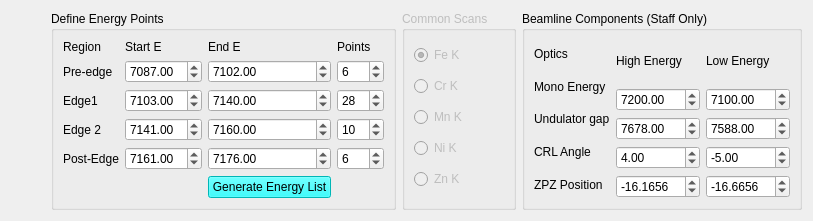
          <widget class="QWidget" name="tab">
           <attribute name="title">
            <string>XANES</string>
           </attribute>
           <layout class="QGridLayout" name="gridLayout_17">
            <item row="0" column="3">
             <widget class="QGroupBox" name="groupBox_18">
              <property name="title">
               <string>Beamline Components (Staff Only)</string>
              </property>
              <layout class="QGridLayout" name="gridLayout_43">
               <item row="0" column="0">
                <layout class="QVBoxLayout" name="verticalLayout_4">
                 <item>
                  <widget class="QLabel" name="label_61">
                   <property name="text">
                    <string>Optics</string>
                   </property>
                  </widget>
                 </item>
                 <item>
                  <widget class="QLabel" name="label_25">
                   <property name="text">
                    <string>Mono Energy</string>
                   </property>
                  </widget>
                 </item>
                 <item>
                  <widget class="QLabel" name="label_26">
                   <property name="text">
                    <string>Undulator gap</string>
                   </property>
                  </widget>
                 </item>
                 <item>
                  <widget class="QLabel" name="label_27">
                   <property name="text">
                    <string>CRL Angle</string>
                   </property>
                  </widget>
                 </item>
                 <item>
                  <widget class="QLabel" name="label_28">
                   <property name="text">
                    <string>ZPZ Position</string>
                   </property>
                  </widget>
                 </item>
                </layout>
               </item>
               <item row="0" column="1">
                <layout class="QVBoxLayout" name="verticalLayout_3">
                 <item>
                  <widget class="QLabel" name="label_24">
                   <property name="text">
                    <string>High Energy</string>
                   </property>
                  </widget>
                 </item>
                 <item>
                  <widget class="QDoubleSpinBox" name="dsb_monoe_h">
                   <property name="minimum">
                    <double>4000.000000000000000</double>
                   </property>
                   <property name="maximum">
                    <double>200000.000000000000000</double>
                   </property>
                   <property name="singleStep">
                    <double>100.000000000000000</double>
                   </property>
                   <property name="value">
                    <double>7200.000000000000000</double>
                   </property>
                  </widget>
                 </item>
                 <item>
                  <widget class="QDoubleSpinBox" name="dsb_ugap_h">
                   <property name="minimum">
                    <double>4000.000000000000000</double>
                   </property>
                   <property name="maximum">
                    <double>12000.000000000000000</double>
                   </property>
                   <property name="singleStep">
                    <double>10.000000000000000</double>
                   </property>
                   <property name="value">
                    <double>7678.000000000000000</double>
                   </property>
                  </widget>
                 </item>
                 <item>
                  <widget class="QDoubleSpinBox" name="dsb_crl_h">
                   <property name="minimum">
                    <double>-15.000000000000000</double>
                   </property>
                   <property name="maximum">
                    <double>15.000000000000000</double>
                   </property>
                   <property name="value">
                    <double>4.000000000000000</double>
                   </property>
                  </widget>
                 </item>
                 <item>
                  <widget class="QDoubleSpinBox" name="dsb_zpz_h">
                   <property name="decimals">
                    <number>4</number>
                   </property>
                   <property name="minimum">
                    <double>-100.000000000000000</double>
                   </property>
                   <property name="maximum">
                    <double>100.000000000000000</double>
                   </property>
                   <property name="singleStep">
                    <double>10.000000000000000</double>
                   </property>
                   <property name="value">
                    <double>-16.165600000000001</double>
                   </property>
                  </widget>
                 </item>
                </layout>
               </item>
               <item row="0" column="2">
                <layout class="QVBoxLayout" name="verticalLayout_2">
                 <item>
                  <widget class="QLabel" name="label_23">
                   <property name="text">
                    <string>Low Energy</string>
                   </property>
                  </widget>
                 </item>
                 <item>
                  <widget class="QDoubleSpinBox" name="dsb_monoe_l">
                   <property name="minimum">
                    <double>4000.000000000000000</double>
                   </property>
                   <property name="maximum">
                    <double>200000.000000000000000</double>
                   </property>
                   <property name="singleStep">
                    <double>100.000000000000000</double>
                   </property>
                   <property name="value">
                    <double>7100.000000000000000</double>
                   </property>
                  </widget>
                 </item>
                 <item>
                  <widget class="QDoubleSpinBox" name="dsb_ugap_l">
                   <property name="minimum">
                    <double>4000.000000000000000</double>
                   </property>
                   <property name="maximum">
                    <double>12000.000000000000000</double>
                   </property>
                   <property name="singleStep">
                    <double>10.000000000000000</double>
                   </property>
                   <property name="value">
                    <double>7588.000000000000000</double>
                   </property>
                  </widget>
                 </item>
                 <item>
                  <widget class="QDoubleSpinBox" name="dsb_crl_l">
                   <property name="minimum">
                    <double>-15.000000000000000</double>
                   </property>
                   <property name="maximum">
                    <double>15.000000000000000</double>
                   </property>
                   <property name="value">
                    <double>-5.000000000000000</double>
                   </property>
                  </widget>
                 </item>
                 <item>
                  <widget class="QDoubleSpinBox" name="dsb_zpz_l">
                   <property name="decimals">
                    <number>4</number>
                   </property>
                   <property name="minimum">
                    <double>-100.000000000000000</double>
                   </property>
                   <property name="maximum">
                    <double>100.000000000000000</double>
                   </property>
                   <property name="singleStep">
                    <double>10.000000000000000</double>
                   </property>
                   <property name="value">
                    <double>-16.665600000000001</double>
                   </property>
                  </widget>
                 </item>
                </layout>
               </item>
              </layout>
             </widget>
            </item>
            <item row="0" column="1">
             <widget class="QGroupBox" name="groupBox_17">
              <property name="title">
               <string>Define Energy Points</string>
              </property>
              <layout class="QGridLayout" name="gridLayout_19">
               <item row="0" column="3">
                <widget class="QLabel" name="label_68">
                 <property name="text">
                  <string>Points</string>
                 </property>
                </widget>
               </item>
               <item row="2" column="2">
                <widget class="QDoubleSpinBox" name="dsb_ed1_e">
                 <property name="minimum">
                  <double>4000.000000000000000</double>
                 </property>
                 <property name="maximum">
                  <double>20000.000000000000000</double>
                 </property>
                 <property name="singleStep">
                  <double>10.000000000000000</double>
                 </property>
                 <property name="value">
                  <double>7140.000000000000000</double>
                 </property>
                </widget>
               </item>
               <item row="3" column="2">
                <widget class="QDoubleSpinBox" name="dsb_ed2_e">
                 <property name="minimum">
                  <double>4000.000000000000000</double>
                 </property>
                 <property name="maximum">
                  <double>20000.000000000000000</double>
                 </property>
                 <property name="singleStep">
                  <double>10.000000000000000</double>
                 </property>
                 <property name="value">
                  <double>7160.000000000000000</double>
                 </property>
                </widget>
               </item>
               <item row="4" column="2">
                <widget class="QDoubleSpinBox" name="dsb_post_e">
                 <property name="minimum">
                  <double>4000.000000000000000</double>
                 </property>
                 <property name="maximum">
                  <double>20000.000000000000000</double>
                 </property>
                 <property name="singleStep">
                  <double>10.000000000000000</double>
                 </property>
                 <property name="value">
                  <double>7176.000000000000000</double>
                 </property>
                </widget>
               </item>
               <item row="4" column="3">
                <widget class="QSpinBox" name="sb_post_p">
                 <property name="minimum">
                  <number>1</number>
                 </property>
                 <property name="maximum">
                  <number>200</number>
                 </property>
                 <property name="value">
                  <number>6</number>
                 </property>
                </widget>
               </item>
               <item row="5" column="2">
                <widget class="QPushButton" name="pb_gen_elist">
                 <property name="styleSheet">
                  <string notr="true">background-color: rgb(0, 255, 255);</string>
                 </property>
                 <property name="text">
                  <string>Generate Energy List</string>
                 </property>
                </widget>
               </item>
               <item row="1" column="2">
                <widget class="QDoubleSpinBox" name="dsb_pre_e">
                 <property name="minimum">
                  <double>4000.000000000000000</double>
                 </property>
                 <property name="maximum">
                  <double>20000.000000000000000</double>
                 </property>
                 <property name="singleStep">
                  <double>10.000000000000000</double>
                 </property>
                 <property name="value">
                  <double>7102.000000000000000</double>
                 </property>
                </widget>
               </item>
               <item row="0" column="2">
                <widget class="QLabel" name="label_67">
                 <property name="text">
                  <string>End E</string>
                 </property>
                </widget>
               </item>
               <item row="0" column="1">
                <widget class="QLabel" name="label_66">
                 <property name="text">
                  <string>Start E</string>
                 </property>
                </widget>
               </item>
               <item row="1" column="1">
                <widget class="QDoubleSpinBox" name="dsb_pre_s">
                 <property name="minimum">
                  <double>4000.000000000000000</double>
                 </property>
                 <property name="maximum">
                  <double>20000.000000000000000</double>
                 </property>
                 <property name="singleStep">
                  <double>10.000000000000000</double>
                 </property>
                 <property name="value">
                  <double>7087.000000000000000</double>
                 </property>
                </widget>
               </item>
               <item row="2" column="0">
                <widget class="QLabel" name="label_63">
                 <property name="text">
                  <string>Edge1</string>
                 </property>
                </widget>
               </item>
               <item row="1" column="0">
                <widget class="QLabel" name="label_62">
                 <property name="text">
                  <string>Pre-edge</string>
                 </property>
                </widget>
               </item>
               <item row="3" column="0">
                <widget class="QLabel" name="label_69">
                 <property name="text">
                  <string>Edge 2</string>
                 </property>
                </widget>
               </item>
               <item row="3" column="1">
                <widget class="QDoubleSpinBox" name="dsb_ed2_s">
                 <property name="minimum">
                  <double>4000.000000000000000</double>
                 </property>
                 <property name="maximum">
                  <double>20000.000000000000000</double>
                 </property>
                 <property name="singleStep">
                  <double>10.000000000000000</double>
                 </property>
                 <property name="value">
                  <double>7141.000000000000000</double>
                 </property>
                </widget>
               </item>
               <item row="1" column="3">
                <widget class="QSpinBox" name="sb_pre_p">
                 <property name="minimum">
                  <number>1</number>
                 </property>
                 <property name="maximum">
                  <number>200</number>
                 </property>
                 <property name="value">
                  <number>6</number>
                 </property>
                </widget>
               </item>
               <item row="4" column="1">
                <widget class="QDoubleSpinBox" name="dsb_post_s">
                 <property name="minimum">
                  <double>4000.000000000000000</double>
                 </property>
                 <property name="maximum">
                  <double>20000.000000000000000</double>
                 </property>
                 <property name="singleStep">
                  <double>10.000000000000000</double>
                 </property>
                 <property name="value">
                  <double>7161.000000000000000</double>
                 </property>
                </widget>
               </item>
               <item row="0" column="0">
                <widget class="QLabel" name="label_65">
                 <property name="text">
                  <string>Region</string>
                 </property>
                </widget>
               </item>
               <item row="2" column="3">
                <widget class="QSpinBox" name="sb_ed1_p">
                 <property name="minimum">
                  <number>1</number>
                 </property>
                 <property name="maximum">
                  <number>200</number>
                 </property>
                 <property name="value">
                  <number>28</number>
                 </property>
                </widget>
               </item>
               <item row="3" column="3">
                <widget class="QSpinBox" name="sb_ed2_p">
                 <property name="minimum">
                  <number>1</number>
                 </property>
                 <property name="maximum">
                  <number>200</number>
                 </property>
                 <property name="value">
                  <number>10</number>
                 </property>
                </widget>
               </item>
               <item row="4" column="0">
                <widget class="QLabel" name="label_64">
                 <property name="text">
                  <string>Post-Edge</string>
                 </property>
                </widget>
               </item>
               <item row="2" column="1">
                <widget class="QDoubleSpinBox" name="dsb_ed1_s">
                 <property name="minimum">
                  <double>4000.000000000000000</double>
                 </property>
                 <property name="maximum">
                  <double>20000.000000000000000</double>
                 </property>
                 <property name="singleStep">
                  <double>10.000000000000000</double>
                 </property>
                 <property name="value">
                  <double>7103.000000000000000</double>
                 </property>
                </widget>
               </item>
              </layout>
             </widget>
            </item>
            <item row="0" column="2">
             <widget class="QGroupBox" name="groupBox_6">
              <property name="enabled">
               <bool>false</bool>
              </property>
              <property name="title">
               <string>Common Scans</string>
              </property>
              <layout class="QGridLayout" name="gridLayout_15">
               <item row="0" column="0">
                <widget class="QRadioButton" name="radioButton">
                 <property name="text">
                  <string>Fe K</string>
                 </property>
                 <property name="checked">
                  <bool>true</bool>
                 </property>
                </widget>
               </item>
               <item row="1" column="0">
                <widget class="QRadioButton" name="radioButton_3">
                 <property name="text">
                  <string>Cr K</string>
                 </property>
                </widget>
               </item>
               <item row="2" column="0">
                <widget class="QRadioButton" name="radioButton_4">
                 <property name="text">
                  <string>Mn K</string>
                 </property>
                </widget>
               </item>
               <item row="3" column="0">
                <widget class="QRadioButton" name="radioButton_2">
                 <property name="text">
                  <string>Ni K</string>
                 </property>
                </widget>
               </item>
               <item row="4" column="0">
                <widget class="QRadioButton" name="radioButton_5">
                 <property name="text">
                  <string>Zn K</string>
                 </property>
                </widget>
               </item>
              </layout>
             </widget>
            </item>
            <item row="0" column="0">
             <spacer name="horizontalSpacer_3">
              <property name="orientation">
               <enum>Qt::Horizontal</enum>
              </property>
              <property name="sizeHint" stdset="0">
               <size>
                <width>40</width>
                <height>20</height>
               </size>
              </property>
             </spacer>
            </item>
           </layout>
          </widget>
